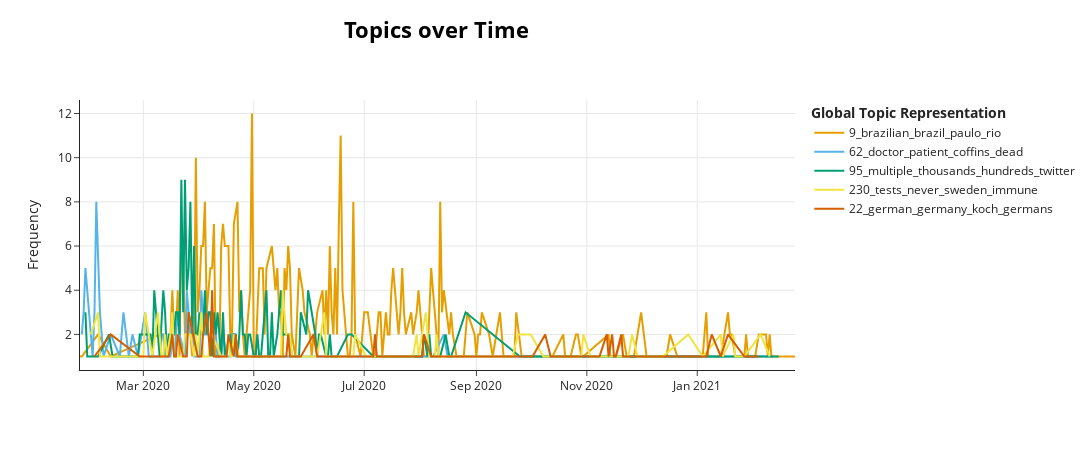

The notebook cell this image was saved under:
### Code cell
model.visualize_topics_over_time(topics_over_time, top_n=5)

### Figure 1 — Plotly figure (JSON) as saved in the notebook; plotly's stock layout.template omitted (floating-point values rounded to 4 significant figures; data arrays with more than 128 entries replaced by an {"elided": "..."} marker saying what was removed)
{"data": [{"hoverinfo": "text", "hovertext": {"elided": "207 str values"}, "marker": {"color": "#E69F00"}, "mode": "lines", "name": "9_brazilian_brazil_paulo_rio", "type": "scatter", "x": {"elided": "207 str values"}, "y": {"elided": "207 int values"}}, {"hoverinfo": "text", "hovertext": ["<b>Topic 62</b><br>Words: collapsing, lost, hospital, died, infected", "<b>Topic 62</b><br>Words: bites, hyderabad, doctor, died, coffins", "<b>Topic 62</b><br>Words: dying, collapses, mall, shopping, patients", "<b>Topic 62</b><br>Words: fainted, collapsing, doctor, infected, died", "<b>Topic 62</b><br>Words: falling, doctor, patient, coffins, dead", "<b>Topic 62</b><br>Words: doctor, coffins, dead, died, falling", "<b>Topic 62</b><br>Words: fainting, doctor, infected, patient, coffins", "<b>Topic 62</b><br>Words: chow, leslie, surgery, cremated, victim", "<b>Topic 62</b><br>Words: infection, doctors, infected, doctor, coffins", "<b>Topic 62</b><br>Words: sickbed, murdered, autopsy, doctor, coffins", "<b>Topic 62</b><br>Words: couple, elderly, chinese, hospital, doctor", "<b>Topic 62</b><br>Words: burned, doctor, coffins, dead, died", "<b>Topic 62</b><br>Words: liang, wedding, chinese, coffins, dead", "<b>Topic 62</b><br>Words: funeral, couple, elderly, hospital, chinese", "<b>Topic 62</b><br>Words: died, infected, doctor, patient, coffins", "<b>Topic 62</b><br>Words: turkey, infected, coffins, dead, died", "<b>Topic 62</b><br>Words: bodies, hospital, doctor, coffins, dead", "<b>Topic 62</b><br>Words: murdered, novel, doctor, coffins, dead", "<b>Topic 62</b><br>Words: dying, doctor, coffins, dead, died", "<b>Topic 62</b><br>Words: dead, infected, doctor, coffins, died", "<b>Topic 62</b><br>Words: drops, dead, doctor, coffins, died", "<b>Topic 62</b><br>Words: killed, infected, doctor, coffins, dead", "<b>Topic 62</b><br>Words: guru, yoga, ramdev, drops, dead", "<b>Topic 62</b><br>Words: warfare, intensive, respirators, audio, madrid", "<b>Topic 62</b><br>Words: crematoriums, hospitals, doctor, coffins, dead", "<b>Topic 62</b><br>Words: actor, died, doctor, coffins, dead", "<b>Topic 62</b><br>Words: collapses, doctor, coffins, dead, died", "<b>Topic 62</b><br>Words: coffins, died, doctor, patient, dead", "<b>Topic 62</b><br>Words: falling, doctor, coffins, dead, died", "<b>Topic 62</b><br>Words: coffins, treating, dead, doctor, died", "<b>Topic 62</b><br>Words: dying, killed, died, doctor, coffins", "<b>Topic 62</b><br>Words: pakistani, death, doctor, patient, coffins", "<b>Topic 62</b><br>Words: madrasas, scholar, suffers, refused, pakistan", "<b>Topic 62</b><br>Words: crying, dr, doctor, died, patient", "<b>Topic 62</b><br>Words: treating, suicide, died, patients, infected", "<b>Topic 62</b><br>Words: coffins, victims, doctor, patient, dead", "<b>Topic 62</b><br>Words: suicide, infected, doctor, coffins, dead", "<b>Topic 62</b><br>Words: doctor, died, patient, coffins, dead", "<b>Topic 62</b><br>Words: treating, dr, doctor, patients, patient", "<b>Topic 62</b><br>Words: coffins, barcelona, dead, madrid, hospitals", "<b>Topic 62</b><br>Words: mortuary, death, died, infected, hospital", "<b>Topic 62</b><br>Words: convoy, cars, bodies, dead, hospital", "<b>Topic 62</b><br>Words: mary, coffins, victims, hospital, doctor", "<b>Topic 62</b><br>Words: bags, turkey, deaths, doctor, lockdown", "<b>Topic 62</b><br>Words: sikh, suicide, infected, doctor, patient", "<b>Topic 62</b><br>Words: crowded, barcelona, corpses, madrid, coffins", "<b>Topic 62</b><br>Words: crying, hospital, infected, doctor, patient", "<b>Topic 62</b><br>Words: rows, medical, doctor, coffins, dead", "<b>Topic 62</b><br>Words: bodies, died, doctor, coffins, dead", "<b>Topic 62</b><br>Words: neck, cuts, doctor, coffins, dead", "<b>Topic 62</b><br>Words: fighting, doctor, patient, coffins, dead", "<b>Topic 62</b><br>Words: ulcer, newsflashng, com, pregnant, wife", "<b>Topic 62</b><br>Words: coronavírus, crying, mother, dead, infected", "<b>Topic 62</b><br>Words: 72, pakistani, prayers, closed, doctor", "<b>Topic 62</b><br>Words: wrapped, dozens, victims, bodies, dead", "<b>Topic 62</b><br>Words: died, doctor, patient, coffins, dead", "<b>Topic 62</b><br>Words: trucks, bodies, dead, coffins, died", "<b>Topic 62</b><br>Words: killed, doctor, patient, coffins, dead", "<b>Topic 62</b><br>Words: wait, tension, 14, doctor, coffins", "<b>Topic 62</b><br>Words: collapses, doctor, coffins, dead, died", "<b>Topic 62</b><br>Words: killing, doctor, patient, coffins, dead", "<b>Topic 62</b><br>Words: rss, religion, lost, doctor, coffins", "<b>Topic 62</b><br>Words: treating, doctor, died, hospital, patients", "<b>Topic 62</b><br>Words: desperate, mother, lost, patient, coffins", "<b>Topic 62</b><br>Words: marry, doctor, infected, coffins, dead", "<b>Topic 62</b><br>Words: 80, dead, virus, doctor, coffins", "<b>Topic 62</b><br>Words: killed, doctor, health, patient, coffins", "<b>Topic 62</b><br>Words: chroma, deaths, doctor, coffins, dead", "<b>Topic 62</b><br>Words: infection, doctor, coffins, dead, died", "<b>Topic 62</b><br>Words: mortuary, bodies, dead, hospital, doctor", "<b>Topic 62</b><br>Words: zipper, corpse, viral, coffins, dead", "<b>Topic 62</b><br>Words: lyricist, celebrity, died, doctor, patient", "<b>Topic 62</b><br>Words: comedian, died, doctor, patient, coffins", "<b>Topic 62</b><br>Words: died, doctor, patient, coffins, dead", "<b>Topic 62</b><br>Words: procession, funeral, doctor, patient, coffins", "<b>Topic 62</b><br>Words: collapsed, accident, death, coffins, dead", "<b>Topic 62</b><br>Words: doctors, died, infected, hospital, doctor", "<b>Topic 62</b><br>Words: kidney, deceased, patient, hospital, doctor", "<b>Topic 62</b><br>Words: kidney, patient, medical, hospital, doctor", "<b>Topic 62</b><br>Words: singer, doctor, patient, coffins, dead", "<b>Topic 62</b><br>Words: kidney, patient, doctor, coffins, dead", "<b>Topic 62</b><br>Words: kidney, patient, doctor, coffins, dead", "<b>Topic 62</b><br>Words: doctor, died, patient, coffins, dead", "<b>Topic 62</b><br>Words: deceased, rs, doctor, patient, coffins", "<b>Topic 62</b><br>Words: georgia, death, disease, died, virus", "<b>Topic 62</b><br>Words: punctured, doctor, patient, coffins, dead", "<b>Topic 62</b><br>Words: patient, doctor, coffins, dead, died", "<b>Topic 62</b><br>Words: lorries, transporting, coffins, doctor, dead", "<b>Topic 62</b><br>Words: coffins, victims, doctor, patient, dead", "<b>Topic 62</b><br>Words: vaccineted, doctor, died, coffins, dead", "<b>Topic 62</b><br>Words: coronavac, died, doctor, coffins, dead", "<b>Topic 62</b><br>Words: disfunction, vaccinethe, lying, immunity, hospital", "<b>Topic 62</b><br>Words: died, doctor, patient, coffins, dead"], "marker": {"color": "#56B4E9"}, "mode": "lines", "name": "62_doctor_patient_coffins_dead", "type": "scatter", "x": ["2020-01-27T00:00:00", "2020-01-28T00:00:00", "2020-01-29T00:00:00", "2020-01-30T00:00:00", "2020-02-01T00:00:00", "2020-02-02T00:00:00", "2020-02-03T00:00:00", "2020-02-04T00:00:00", "2020-02-06T00:00:00", "2020-02-08T00:00:00", "2020-02-12T00:00:00", "2020-02-17T00:00:00", "2020-02-18T00:00:00", "2020-02-19T00:00:00", "2020-02-22T00:00:00", "2020-02-24T00:00:00", "2020-02-27T00:00:00", "2020-03-02T00:00:00", "2020-03-04T00:00:00", "2020-03-06T00:00:00", "2020-03-09T00:00:00", "2020-03-10T00:00:00", "2020-03-11T00:00:00", "2020-03-12T00:00:00", "2020-03-13T00:00:00", "2020-03-15T00:00:00", "2020-03-16T00:00:00", "2020-03-17T00:00:00", "2020-03-18T00:00:00", "2020-03-20T00:00:00", "2020-03-21T00:00:00", "2020-03-24T00:00:00", "2020-03-25T00:00:00", "2020-03-27T00:00:00", "2020-03-28T00:00:00", "2020-03-29T00:00:00", "2020-03-30T00:00:00", "2020-03-31T00:00:00", "2020-04-01T00:00:00", "2020-04-02T00:00:00", "2020-04-03T00:00:00", "2020-04-04T00:00:00", "2020-04-06T00:00:00", "2020-04-07T00:00:00", "2020-04-10T00:00:00", "2020-04-11T00:00:00", "2020-04-12T00:00:00", "2020-04-13T00:00:00", "2020-04-14T00:00:00", "2020-04-16T00:00:00", "2020-04-18T00:00:00", "2020-04-19T00:00:00", "2020-04-20T00:00:00", "2020-04-21T00:00:00", "2020-04-26T00:00:00", "2020-04-29T00:00:00", "2020-05-06T00:00:00", "2020-05-07T00:00:00", "2020-05-12T00:00:00", "2020-05-14T00:00:00", "2020-05-15T00:00:00", "2020-05-20T00:00:00", "2020-05-21T00:00:00", "2020-05-23T00:00:00", "2020-05-27T00:00:00", "2020-06-11T00:00:00", "2020-06-18T00:00:00", "2020-06-23T00:00:00", "2020-06-26T00:00:00", "2020-06-27T00:00:00", "2020-06-30T00:00:00", "2020-07-12T00:00:00", "2020-07-21T00:00:00", "2020-07-23T00:00:00", "2020-08-08T00:00:00", "2020-08-14T00:00:00", "2020-08-16T00:00:00", "2020-08-19T00:00:00", "2020-08-25T00:00:00", "2020-08-26T00:00:00", "2020-08-29T00:00:00", "2020-09-02T00:00:00", "2020-09-07T00:00:00", "2020-09-28T00:00:00", "2020-09-29T00:00:00", "2020-10-23T00:00:00", "2020-11-03T00:00:00", "2020-11-13T00:00:00", "2020-12-04T00:00:00", "2021-01-13T00:00:00", "2021-01-27T00:00:00", "2021-02-11T00:00:00", "2021-02-12T00:00:00"], "y": [2, 3, 5, 4, 2, 1, 3, 8, 3, 1, 2, 1, 2, 3, 1, 2, 1, 3, 1, 1, 1, 1, 2, 2, 1, 1, 1, 2, 1, 3, 2, 1, 4, 2, 3, 1, 1, 1, 1, 4, 3, 2, 2, 2, 2, 1, 1, 1, 2, 1, 1, 2, 2, 1, 1, 1, 1, 1, 1, 1, 1, 1, 1, 1, 1, 1, 1, 1, 1, 1, 1, 1, 1, 1, 1, 2, 1, 1, 1, 1, 1, 1, 1, 1, 1, 1, 1, 1, 1, 1, 1, 1, 1]}, {"hoverinfo": "text", "hovertext": ["<b>Topic 95</b><br>Words: centuries, pandemics, several, billions, millions", "<b>Topic 95</b><br>Words: authors, 65, 2019, kill, hundreds", "<b>Topic 95</b><br>Words: 31, 500, thousands, hundreds, twitter", "<b>Topic 95</b><br>Words: farts, airports, stations, temperatures, infrared", "<b>Topic 95</b><br>Words: breakinguk, updates, full, hundreds, virus", "<b>Topic 95</b><br>Words: 20th, epidemics, 100, every, spread", "<b>Topic 95</b><br>Words: illness, 400, pneumonia, published, spread", "<b>Topic 95</b><br>Words: 2016, coincide, 2004, outbreaks, 2018", "<b>Topic 95</b><br>Words: contagion, 50, every, multiple, thousands", "<b>Topic 95</b><br>Words: sponsored, patient, facebook, shared, twitter", "<b>Topic 95</b><br>Words: global, reveal, 96, twitter, distributed", "<b>Topic 95</b><br>Words: election, every, outbreak, thousands, hundreds", "<b>Topic 95</b><br>Words: outbreaks, pandemics, shaman, 600, youtube", "<b>Topic 95</b><br>Words: 1920, 165, wipe, 1918, hundreds", "<b>Topic 95</b><br>Words: seizing, shares, thousands, facebook, infected", "<b>Topic 95</b><br>Words: shelves, barren, fully, stocked, meme", "<b>Topic 95</b><br>Words: erupting, reddit, fire, sparked, explosion", "<b>Topic 95</b><br>Words: rawalpindi, junction, locking, disclosing, paramedics", "<b>Topic 95</b><br>Words: 1720, 1919, cleans, pandemia, formula", "<b>Topic 95</b><br>Words: pumps, petrol, lists, thousands, companies", "<b>Topic 95</b><br>Words: pack, rescue, practitioners, thousands, medication", "<b>Topic 95</b><br>Words: donations, packets, millions, food, youtube", "<b>Topic 95</b><br>Words: thousands, verses, hotline, multiple, hundreds", "<b>Topic 95</b><br>Words: lorries, fleet, pakistan, funerals, burials", "<b>Topic 95</b><br>Words: thailand, repeatedly, extinction, rebellion, multiple", "<b>Topic 95</b><br>Words: skating, rink, widely, ice, australian", "<b>Topic 95</b><br>Words: scandal, parents, crying, 20, beds", "<b>Topic 95</b><br>Words: exclusively, multiple, publish, shared, hundreds", "<b>Topic 95</b><br>Words: drone, consumer, scaring, pasta, ghost", "<b>Topic 95</b><br>Words: methods, autopsies, invented, rapid, victims", "<b>Topic 95</b><br>Words: lootings, languages, strewn, websites, shared", "<b>Topic 95</b><br>Words: korea, japan, multiple, philippines, boxes", "<b>Topic 95</b><br>Words: webpage, vips, exclusively, messaging, thailand", "<b>Topic 95</b><br>Words: shaking, violently, lying, ramaphosa, grocery", "<b>Topic 95</b><br>Words: suicide, weibo, thousands, nationwide, food", "<b>Topic 95</b><br>Words: emirates, exploited, sharjah, traces, spice", "<b>Topic 95</b><br>Words: outlawed, assaulted, weibo, ramaphosa, disaster", "<b>Topic 95</b><br>Words: singapore, april, 2020, facebook, thousands", "<b>Topic 95</b><br>Words: growing, storming, thousands, mob, woman", "<b>Topic 95</b><br>Words: guinea, praying, youtube, shared, novel", "<b>Topic 95</b><br>Words: salad, permitted, blogs, twitter, sit", "<b>Topic 95</b><br>Words: apprehending, thousands, men, patient, facebook", "<b>Topic 95</b><br>Words: coworker, exhausted, cremated, funeral, thousands", "<b>Topic 95</b><br>Words: blister, overworked, sites, cremated, repeatedly", "<b>Topic 95</b><br>Words: killed, multiple, thousands, shared, facebook", "<b>Topic 95</b><br>Words: 290, weibo, banknotes, repeatedly, election", "<b>Topic 95</b><br>Words: euthanising, corpses, elderly, thousands, death", "<b>Topic 95</b><br>Words: salons, dozens, 50, hundreds, victims", "<b>Topic 95</b><br>Words: ingesting, 2016, vendors, philippine, youtube", "<b>Topic 95</b><br>Words: three, scientists, vaccination, shared, facebook", "<b>Topic 95</b><br>Words: aids, crowded, beach, hundreds, africa", "<b>Topic 95</b><br>Words: euthanised, elderly, shooting, hundreds, bodies", "<b>Topic 95</b><br>Words: calgary, crowded, volunteers, breaking, canada", "<b>Topic 95</b><br>Words: 128, invoice, repeatedly, oxford, trial", "<b>Topic 95</b><br>Words: app, australia, hundreds, shared, facebook", "<b>Topic 95</b><br>Words: shortages, jennifer, grain, sacks, parrots", "<b>Topic 95</b><br>Words: sydney, improved, quality, comments, shared", "<b>Topic 95</b><br>Words: parade, saudi, instagram, youtube, multiple", "<b>Topic 95</b><br>Words: shrubs, overgrown, park, malaysia, twitter", "<b>Topic 95</b><br>Words: meal, enjoyed, evening, dozens, pakistani", "<b>Topic 95</b><br>Words: tattoos, holocaust, 160, victims, 000", "<b>Topic 95</b><br>Words: antiviral, remdesivir, hundreds, medicine, treatment", "<b>Topic 95</b><br>Words: salons, anthony, strike, november, began", "<b>Topic 95</b><br>Words: eight, prayers, thousands, contracting, boy", "<b>Topic 95</b><br>Words: thailand, category, index, ranked, lowest", "<b>Topic 95</b><br>Words: 1950, outbreaks, list, hundreds, 2019", "<b>Topic 95</b><br>Words: herbal, madagascar, remedy, hundreds, donald", "<b>Topic 95</b><br>Words: slickly, eradicating, congratulating, sloth, discredited", "<b>Topic 95</b><br>Words: distributed, repeatedly, multiple, twitter, shared", "<b>Topic 95</b><br>Words: fatalities, plans, nationwide, influenza, prevention", "<b>Topic 95</b><br>Words: provincial, unable, exam, refuses, pakistani", "<b>Topic 95</b><br>Words: hundreds, plane, passengers, texas, attacking", "<b>Topic 95</b><br>Words: authorises, twitter, repeatedly, rates, kingdom", "<b>Topic 95</b><br>Words: banknotes, babies, philanthropist, billionaire, australian", "<b>Topic 95</b><br>Words: rumours, rivals, alleging, blogger, sudan", "<b>Topic 95</b><br>Words: chiquimula, guatemala, networks, death, multiple", "<b>Topic 95</b><br>Words: battles, infections, shared, facebook, multiple", "<b>Topic 95</b><br>Words: remedy, youtube, salt, twitter, shared", "<b>Topic 95</b><br>Words: skyrocketing, suicide, multiple, thousands, hundreds", "<b>Topic 95</b><br>Words: puncture, lifts, insect, wounds, several", "<b>Topic 95</b><br>Words: virtual, philanthropist, multiple, billionaire, capital", "<b>Topic 95</b><br>Words: intubated, chest, surgery, thousands, heart", "<b>Topic 95</b><br>Words: insect, bite, chaos, attack, deadly", "<b>Topic 95</b><br>Words: virologist, list, spread, multiple, twitter", "<b>Topic 95</b><br>Words: android, aerial, automatically, google, application", "<b>Topic 95</b><br>Words: swabbed, noses, throats, meme, politicians", "<b>Topic 95</b><br>Words: baswedan, governor, best, youtube, facebook", "<b>Topic 95</b><br>Words: africa, 100, years, spanish, thousands", "<b>Topic 95</b><br>Words: raped, webpage, stabbed, measles, websites", "<b>Topic 95</b><br>Words: lawsuits, facebook, thousands, hundreds, pandemic", "<b>Topic 95</b><br>Words: canada, thousands, shared, facebook, multiple", "<b>Topic 95</b><br>Words: overflow, beds, thousands, hospital, facebook", "<b>Topic 95</b><br>Words: lawsuits, facebook, thousands, hundreds, repeatedly", "<b>Topic 95</b><br>Words: vitamins, diet, sunlight, treatments, remedies", "<b>Topic 95</b><br>Words: everytime, google, blog, creating, users", "<b>Topic 95</b><br>Words: banking, banco, personal, link, argentine", "<b>Topic 95</b><br>Words: toronto, communion, canadian, banned, facebook", "<b>Topic 95</b><br>Words: hazard, thousands, shared, facebook, hundreds", "<b>Topic 95</b><br>Words: undertakers, burying, funerals, corpse, thousand", "<b>Topic 95</b><br>Words: residences, zealand, candidate, elections, military", "<b>Topic 95</b><br>Words: ukrainian, lugansk, kharkiv, participating, trials", "<b>Topic 95</b><br>Words: stories, fraud, boy, facebook, died", "<b>Topic 95</b><br>Words: inflamed, tonsils, circulating, facebook, thousands", "<b>Topic 95</b><br>Words: protesters, circulating, media, thousands, hundreds", "<b>Topic 95</b><br>Words: exempted, washington, funeral, georgia, risk", "<b>Topic 95</b><br>Words: hundreds, 2005, websites, treatments, coronaviruses", "<b>Topic 95</b><br>Words: australia, between, flu, facebook, multiple", "<b>Topic 95</b><br>Words: guards, host, fox, 50, news", "<b>Topic 95</b><br>Words: australian, radio, broadcast, 25, homes", "<b>Topic 95</b><br>Words: consecutive, 100th, hindu, zealand, temple", "<b>Topic 95</b><br>Words: auckland, bubble, tourists, zealand, august", "<b>Topic 95</b><br>Words: parent, lawsuits, canada, parliament, school", "<b>Topic 95</b><br>Words: conspiracies, television, australian, multiple, facebook", "<b>Topic 95</b><br>Words: chiang, posted, novel, multiple, thousands", "<b>Topic 95</b><br>Words: popstar, visualization, knew, microbes, penetrate", "<b>Topic 95</b><br>Words: email, hospitals, viral, thousands, hundreds", "<b>Topic 95</b><br>Words: attack, 20, bill, multiple, hundreds", "<b>Topic 95</b><br>Words: nationwide, combat, virus, lockdown, thousands", "<b>Topic 95</b><br>Words: suicides, celebrities, 250, instagram, 200", "<b>Topic 95</b><br>Words: certificates, microsoft, networks, vaccines, shared"], "marker": {"color": "#009E73"}, "mode": "lines", "name": "95_multiple_thousands_hundreds_twitter", "type": "scatter", "x": ["2020-01-29T00:00:00", "2020-01-30T00:00:00", "2020-01-31T00:00:00", "2020-02-05T00:00:00", "2020-02-11T00:00:00", "2020-02-13T00:00:00", "2020-02-27T00:00:00", "2020-02-28T00:00:00", "2020-03-05T00:00:00", "2020-03-06T00:00:00", "2020-03-07T00:00:00", "2020-03-10T00:00:00", "2020-03-12T00:00:00", "2020-03-13T00:00:00", "2020-03-14T00:00:00", "2020-03-15T00:00:00", "2020-03-18T00:00:00", "2020-03-19T00:00:00", "2020-03-20T00:00:00", "2020-03-21T00:00:00", "2020-03-22T00:00:00", "2020-03-23T00:00:00", "2020-03-24T00:00:00", "2020-03-25T00:00:00", "2020-03-26T00:00:00", "2020-03-27T00:00:00", "2020-03-28T00:00:00", "2020-03-29T00:00:00", "2020-03-30T00:00:00", "2020-03-31T00:00:00", "2020-04-01T00:00:00", "2020-04-02T00:00:00", "2020-04-03T00:00:00", "2020-04-04T00:00:00", "2020-04-05T00:00:00", "2020-04-06T00:00:00", "2020-04-07T00:00:00", "2020-04-08T00:00:00", "2020-04-09T00:00:00", "2020-04-10T00:00:00", "2020-04-11T00:00:00", "2020-04-12T00:00:00", "2020-04-13T00:00:00", "2020-04-14T00:00:00", "2020-04-15T00:00:00", "2020-04-18T00:00:00", "2020-04-19T00:00:00", "2020-04-20T00:00:00", "2020-04-21T00:00:00", "2020-04-22T00:00:00", "2020-04-23T00:00:00", "2020-04-24T00:00:00", "2020-04-25T00:00:00", "2020-04-26T00:00:00", "2020-04-27T00:00:00", "2020-04-28T00:00:00", "2020-04-29T00:00:00", "2020-05-01T00:00:00", "2020-05-02T00:00:00", "2020-05-03T00:00:00", "2020-05-04T00:00:00", "2020-05-05T00:00:00", "2020-05-06T00:00:00", "2020-05-07T00:00:00", "2020-05-08T00:00:00", "2020-05-09T00:00:00", "2020-05-10T00:00:00", "2020-05-11T00:00:00", "2020-05-12T00:00:00", "2020-05-14T00:00:00", "2020-05-15T00:00:00", "2020-05-16T00:00:00", "2020-05-17T00:00:00", "2020-05-18T00:00:00", "2020-05-21T00:00:00", "2020-05-22T00:00:00", "2020-05-23T00:00:00", "2020-05-24T00:00:00", "2020-05-26T00:00:00", "2020-05-27T00:00:00", "2020-05-30T00:00:00", "2020-05-31T00:00:00", "2020-06-04T00:00:00", "2020-06-05T00:00:00", "2020-06-06T00:00:00", "2020-06-07T00:00:00", "2020-06-10T00:00:00", "2020-06-11T00:00:00", "2020-06-12T00:00:00", "2020-06-13T00:00:00", "2020-06-14T00:00:00", "2020-06-15T00:00:00", "2020-06-16T00:00:00", "2020-06-22T00:00:00", "2020-06-24T00:00:00", "2020-07-06T00:00:00", "2020-07-08T00:00:00", "2020-07-16T00:00:00", "2020-07-21T00:00:00", "2020-07-22T00:00:00", "2020-07-27T00:00:00", "2020-07-28T00:00:00", "2020-07-31T00:00:00", "2020-08-01T00:00:00", "2020-08-02T00:00:00", "2020-08-03T00:00:00", "2020-08-05T00:00:00", "2020-08-06T00:00:00", "2020-08-07T00:00:00", "2020-08-08T00:00:00", "2020-08-12T00:00:00", "2020-08-15T00:00:00", "2020-08-17T00:00:00", "2020-08-18T00:00:00", "2020-08-26T00:00:00", "2020-09-25T00:00:00", "2020-09-27T00:00:00", "2020-11-15T00:00:00", "2020-11-20T00:00:00", "2021-02-15T00:00:00"], "y": [3, 1, 1, 1, 2, 1, 1, 2, 2, 1, 4, 1, 4, 3, 1, 2, 2, 3, 3, 2, 9, 3, 9, 4, 5, 8, 2, 6, 2, 2, 3, 2, 2, 4, 2, 3, 3, 1, 3, 2, 3, 2, 1, 3, 1, 2, 1, 2, 2, 1, 2, 4, 2, 2, 1, 2, 2, 1, 1, 2, 1, 1, 2, 3, 4, 1, 1, 3, 1, 2, 3, 4, 2, 2, 2, 1, 1, 1, 1, 3, 2, 4, 2, 1, 2, 2, 1, 1, 2, 1, 1, 1, 1, 2, 2, 1, 1, 1, 1, 1, 1, 1, 1, 1, 1, 2, 1, 2, 1, 1, 1, 2, 1, 1, 3, 1, 1, 1, 1, 1]}, {"hoverinfo": "text", "hovertext": {"elided": "129 str values"}, "marker": {"color": "#F0E442"}, "mode": "lines", "name": "230_tests_never_sweden_immune", "type": "scatter", "x": {"elided": "129 str values"}, "y": {"elided": "129 int values"}}, {"hoverinfo": "text", "hovertext": ["<b>Topic 22</b><br>Words: frankfurt, germany, virus, german, germans", "<b>Topic 22</b><br>Words: germans, quarantined, german, germany, koch", "<b>Topic 22</b><br>Words: german, germany, germans, pandemic, markus", "<b>Topic 22</b><br>Words: germany, german, masks, koch, germans", "<b>Topic 22</b><br>Words: germany, german, pandemic, germans, markus", "<b>Topic 22</b><br>Words: wolfgang, bioweapon, german, germany, germans", "<b>Topic 22</b><br>Words: görlitz, asylum, germany, german, germans", "<b>Topic 22</b><br>Words: german, germany, koch, germans, markus", "<b>Topic 22</b><br>Words: supermarkets, germany, week, german, 130", "<b>Topic 22</b><br>Words: refugees, medically, attempt, german, germany", "<b>Topic 22</b><br>Words: jobcenters, unemployed, germany, german, germans", "<b>Topic 22</b><br>Words: desinfect, grams, koch, german, 100", "<b>Topic 22</b><br>Words: disinfectants, helicopters, german, germany, five", "<b>Topic 22</b><br>Words: refused, germany, german, germans, spahn", "<b>Topic 22</b><br>Words: cheaper, croatia, germany, german, koch", "<b>Topic 22</b><br>Words: bundestag, german, chancellor, merkel, germany", "<b>Topic 22</b><br>Words: ard, german, coffins, germany, germans", "<b>Topic 22</b><br>Words: assassination, mahmoud, tunisian, germany, german", "<b>Topic 22</b><br>Words: germany, german, germans, markus, spahn", "<b>Topic 22</b><br>Words: german, corinavirus, harvest, pensioners, ludwig", "<b>Topic 22</b><br>Words: germany, qader, assassination, german, mahmoud", "<b>Topic 22</b><br>Words: germany, german, koch, germans, markus", "<b>Topic 22</b><br>Words: german, germany, austria, switzerland, worse", "<b>Topic 22</b><br>Words: whiskey, virologist, german, drinking, germany", "<b>Topic 22</b><br>Words: germany, cancer, german, 130, germans", "<b>Topic 22</b><br>Words: german, germany, koch, germans, markus", "<b>Topic 22</b><br>Words: france, germany, lack, despite, german", "<b>Topic 22</b><br>Words: psychiatric, lawyer, opposed, forcibly, german", "<b>Topic 22</b><br>Words: germany, libraries, homburg, zoos, german", "<b>Topic 22</b><br>Words: germans, islam, german, germany, koch", "<b>Topic 22</b><br>Words: 130, damages, germany, economy, german", "<b>Topic 22</b><br>Words: doubts, german, useless, germany, masks", "<b>Topic 22</b><br>Words: wodarg, wolfgang, german, germany, koch", "<b>Topic 22</b><br>Words: blood, germany, treat, patient, hospitals", "<b>Topic 22</b><br>Words: germany, best, 100, german, two", "<b>Topic 22</b><br>Words: excess, germany, mortality, german, germans", "<b>Topic 22</b><br>Words: krause, german, kill, germany, koch", "<b>Topic 22</b><br>Words: 130, german, germany, germans, spahn", "<b>Topic 22</b><br>Words: german, illnesses, forcibly, vaccinate, doctor", "<b>Topic 22</b><br>Words: pathogenic, biologist, german, viruses, germany", "<b>Topic 22</b><br>Words: german, germany, infected, facebook, germans", "<b>Topic 22</b><br>Words: 242, bavaria, profit, wife, german", "<b>Topic 22</b><br>Words: chlorine, german, dioxide, germany, koch", "<b>Topic 22</b><br>Words: alarm, german, leaked, germany, koch", "<b>Topic 22</b><br>Words: 130, germany, 300, child, every", "<b>Topic 22</b><br>Words: german, chancellor, merkel, quarantine, germany", "<b>Topic 22</b><br>Words: 149, germany, german, germans, pandemic", "<b>Topic 22</b><br>Words: airspace, arab, german, germany, koch", "<b>Topic 22</b><br>Words: german, germany, pandemic, germans, spahn", "<b>Topic 22</b><br>Words: track, app, smartphone, germany, infections", "<b>Topic 22</b><br>Words: angry, tourism, risks, tunisian, german", "<b>Topic 22</b><br>Words: terrorism, german, conspiracy, germany, germans", "<b>Topic 22</b><br>Words: german, germany, germans, markus, spahn", "<b>Topic 22</b><br>Words: koch, german, germany, 130, germans", "<b>Topic 22</b><br>Words: bavarian, licenses, german, doctors, germany", "<b>Topic 22</b><br>Words: 13th, germany, german, 130, germans", "<b>Topic 22</b><br>Words: german, 31st, veterinary, spahn, germany", "<b>Topic 22</b><br>Words: error, zdf, falsely, german, germany", "<b>Topic 22</b><br>Words: alexovnobody, pathologist, german, bulgarian, autopsy", "<b>Topic 22</b><br>Words: germany, vitamin, treatment, german, germans", "<b>Topic 22</b><br>Words: cain, republican, cancer, german, germany", "<b>Topic 22</b><br>Words: launch, lockdowns, germany, german, koch", "<b>Topic 22</b><br>Words: slogan, demonstrations, german, demonstration, germany", "<b>Topic 22</b><br>Words: fakethe, 28, europe, german, tested", "<b>Topic 22</b><br>Words: german, doctors, germany, koch, germans", "<b>Topic 22</b><br>Words: killer, german, germany, germans, markus", "<b>Topic 22</b><br>Words: germanya, schools, school, 100, german", "<b>Topic 22</b><br>Words: pathologist, killer, germany, german, virus", "<b>Topic 22</b><br>Words: naturopath, modify, german, mrna, rna", "<b>Topic 22</b><br>Words: rivals, football, german, spanish, germany", "<b>Topic 22</b><br>Words: helmets, german, mask, germany, koch", "<b>Topic 22</b><br>Words: hoax, germany, german, pandemic, germans", "<b>Topic 22</b><br>Words: helmets, berlin, german, germany, 130", "<b>Topic 22</b><br>Words: german, tests, germany, 130, germans", "<b>Topic 22</b><br>Words: useless, germany, distancing, german, masks", "<b>Topic 22</b><br>Words: invalid, scientifically, criticized, germany, banned", "<b>Topic 22</b><br>Words: hamburg, autopsies, germany, german, germans", "<b>Topic 22</b><br>Words: germany, hospitals, viral, german, 130", "<b>Topic 22</b><br>Words: german, germany, koch, germans, markus", "<b>Topic 22</b><br>Words: alkalizing, chemists, german, germany, germs", "<b>Topic 22</b><br>Words: finland, german, germany, germans, spahn", "<b>Topic 22</b><br>Words: lawyer, shoot, excess, german, jail", "<b>Topic 22</b><br>Words: coercion, germany, vaccinated, vaccination, infection", "<b>Topic 22</b><br>Words: everybody, german, insurance, responsible, everyone", "<b>Topic 22</b><br>Words: wurttemberg, clinic, german, kills, scientists", "<b>Topic 22</b><br>Words: lothar, german, germany, vaccines, 130", "<b>Topic 22</b><br>Words: germany, fatality, german, 130, germans", "<b>Topic 22</b><br>Words: berlin, infections, german, germany, germans", "<b>Topic 22</b><br>Words: spahn, german, 25, germany, health", "<b>Topic 22</b><br>Words: german, implantation, autopsies, microchip, bacteria", "<b>Topic 22</b><br>Words: düsseldorf, germany, german, masks, koch", "<b>Topic 22</b><br>Words: anal, german, germany, koch, germans", "<b>Topic 22</b><br>Words: german, germany, pandemic, germans, spahn", "<b>Topic 22</b><br>Words: 25, influenza, germany, german, germans", "<b>Topic 22</b><br>Words: german, diseases, infections, tests, germany", "<b>Topic 22</b><br>Words: spahn, pharmacists, german, doctors, vaccines", "<b>Topic 22</b><br>Words: genocide, germany, vaccination, doctors, german", "<b>Topic 22</b><br>Words: turkish, german, scientist, germany, koch", "<b>Topic 22</b><br>Words: telegram, dangerousness, swiss, germany, german", "<b>Topic 22</b><br>Words: siegener, unfavourable, zeitung, delete, german", "<b>Topic 22</b><br>Words: researcher, german, biontech, germany, 130", "<b>Topic 22</b><br>Words: borkum, markus, german, germany, quarantine", "<b>Topic 22</b><br>Words: psychological, german, children, negative, 25", "<b>Topic 22</b><br>Words: finances, 2021, german, until, germany", "<b>Topic 22</b><br>Words: 77, germany, german, hospitals, 130", "<b>Topic 22</b><br>Words: firefighter, lothar, bavaria, german, biontech", "<b>Topic 22</b><br>Words: deutschland, clinics, german, half, germany", "<b>Topic 22</b><br>Words: germany, german, 31, nursing, until", "<b>Topic 22</b><br>Words: vaccinations, biontech, germany, pfizer, 10", "<b>Topic 22</b><br>Words: antibiotics, germany, treated, 14, german"], "marker": {"color": "#D55E00"}, "mode": "lines", "name": "22_german_germany_koch_germans", "type": "scatter", "x": ["2020-02-03T00:00:00", "2020-02-12T00:00:00", "2020-02-28T00:00:00", "2020-02-29T00:00:00", "2020-03-01T00:00:00", "2020-03-04T00:00:00", "2020-03-10T00:00:00", "2020-03-14T00:00:00", "2020-03-15T00:00:00", "2020-03-17T00:00:00", "2020-03-18T00:00:00", "2020-03-19T00:00:00", "2020-03-20T00:00:00", "2020-03-23T00:00:00", "2020-03-25T00:00:00", "2020-03-26T00:00:00", "2020-03-31T00:00:00", "2020-04-01T00:00:00", "2020-04-02T00:00:00", "2020-04-03T00:00:00", "2020-04-05T00:00:00", "2020-04-07T00:00:00", "2020-04-08T00:00:00", "2020-04-09T00:00:00", "2020-04-10T00:00:00", "2020-04-13T00:00:00", "2020-04-15T00:00:00", "2020-04-16T00:00:00", "2020-04-17T00:00:00", "2020-04-20T00:00:00", "2020-04-21T00:00:00", "2020-04-22T00:00:00", "2020-04-28T00:00:00", "2020-05-04T00:00:00", "2020-05-11T00:00:00", "2020-05-17T00:00:00", "2020-05-18T00:00:00", "2020-05-19T00:00:00", "2020-05-20T00:00:00", "2020-05-21T00:00:00", "2020-05-25T00:00:00", "2020-05-26T00:00:00", "2020-05-27T00:00:00", "2020-06-03T00:00:00", "2020-06-05T00:00:00", "2020-06-08T00:00:00", "2020-06-09T00:00:00", "2020-06-11T00:00:00", "2020-06-12T00:00:00", "2020-06-16T00:00:00", "2020-06-18T00:00:00", "2020-06-19T00:00:00", "2020-06-22T00:00:00", "2020-06-26T00:00:00", "2020-07-04T00:00:00", "2020-07-06T00:00:00", "2020-07-07T00:00:00", "2020-07-08T00:00:00", "2020-07-10T00:00:00", "2020-07-17T00:00:00", "2020-07-30T00:00:00", "2020-08-02T00:00:00", "2020-08-03T00:00:00", "2020-08-07T00:00:00", "2020-08-20T00:00:00", "2020-08-22T00:00:00", "2020-08-25T00:00:00", "2020-08-31T00:00:00", "2020-09-07T00:00:00", "2020-09-08T00:00:00", "2020-09-09T00:00:00", "2020-09-10T00:00:00", "2020-09-15T00:00:00", "2020-09-17T00:00:00", "2020-09-18T00:00:00", "2020-09-22T00:00:00", "2020-09-24T00:00:00", "2020-09-25T00:00:00", "2020-10-02T00:00:00", "2020-10-09T00:00:00", "2020-10-12T00:00:00", "2020-10-27T00:00:00", "2020-11-06T00:00:00", "2020-11-08T00:00:00", "2020-11-12T00:00:00", "2020-11-13T00:00:00", "2020-11-15T00:00:00", "2020-11-16T00:00:00", "2020-11-17T00:00:00", "2020-11-20T00:00:00", "2020-11-21T00:00:00", "2020-11-25T00:00:00", "2020-11-30T00:00:00", "2020-12-03T00:00:00", "2020-12-05T00:00:00", "2020-12-07T00:00:00", "2020-12-08T00:00:00", "2020-12-11T00:00:00", "2020-12-15T00:00:00", "2020-12-17T00:00:00", "2020-12-31T00:00:00", "2021-01-03T00:00:00", "2021-01-04T00:00:00", "2021-01-05T00:00:00", "2021-01-06T00:00:00", "2021-01-09T00:00:00", "2021-01-14T00:00:00", "2021-01-18T00:00:00", "2021-01-27T00:00:00", "2021-02-04T00:00:00"], "y": [1, 2, 1, 1, 1, 1, 1, 1, 1, 2, 1, 1, 2, 1, 1, 3, 1, 1, 1, 2, 3, 1, 4, 1, 1, 1, 1, 1, 2, 1, 2, 1, 1, 1, 1, 1, 1, 1, 2, 1, 1, 1, 1, 2, 1, 1, 1, 1, 1, 1, 1, 1, 1, 1, 1, 1, 2, 1, 1, 1, 1, 1, 2, 1, 1, 1, 1, 1, 1, 1, 1, 1, 1, 1, 1, 1, 1, 1, 1, 2, 1, 1, 1, 1, 2, 1, 2, 1, 1, 2, 1, 1, 1, 1, 1, 1, 1, 1, 1, 1, 1, 1, 1, 1, 1, 2, 1, 2, 1, 1]}], "layout": {"height": 450, "hoverlabel": {"bgcolor": "white", "font": {"family": "Rockwell", "size": 16}}, "legend": {"title": {"text": "<b>Global Topic Representation"}}, "title": {"font": {"color": "Black", "size": 22}, "text": "<b>Topics over Time", "x": 0.4, "xanchor": "center", "y": 0.95, "yanchor": "top"}, "width": 1250, "xaxis": {"autorange": true, "range": ["2020-01-26", "2021-02-24"], "showgrid": true, "type": "date"}, "yaxis": {"autorange": true, "range": [0.3889, 12.61], "showgrid": true, "title": {"text": "Frequency"}, "type": "linear"}}}
